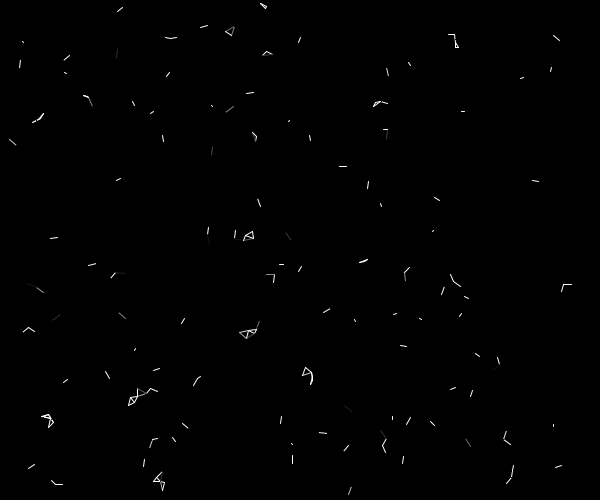
Frame 1 (no input)
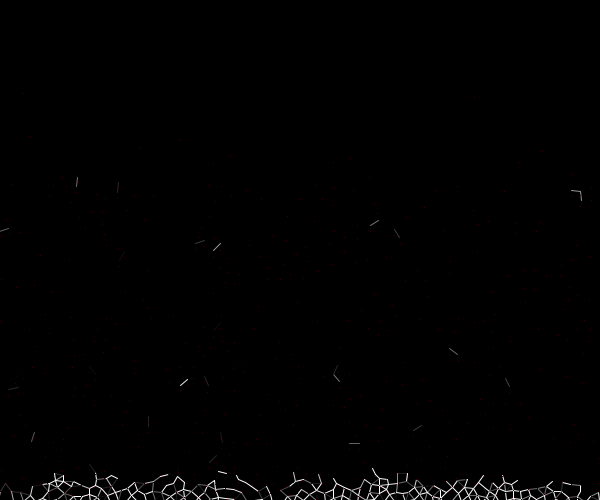
Frame 60 (the mouse pressed at the canvas centre just before this capture)
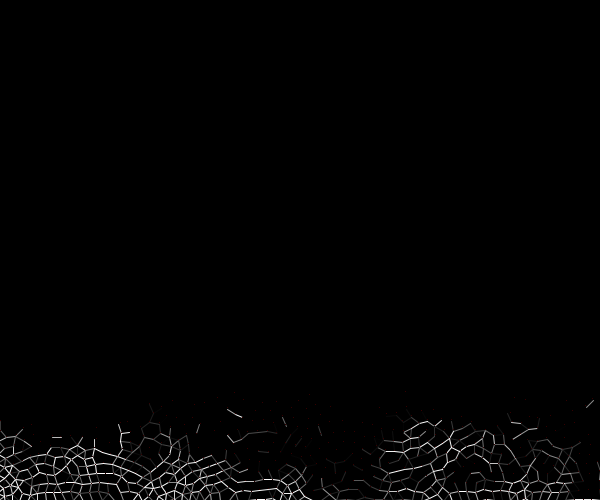
Frame 120 (the mouse held since frame 60 and released just before this capture)

The Processing sketch that drew these frames (run headless with seeded random() and noise(); from frame 60 on, the mouse is pressed at the canvas centre):

// Processing sketch: particlesOfLines
// ── particlesOfLines.pde
/* OpenProcessing Tweak of *@*http://www.openprocessing.org/sketch/49654*@* */
/* !do not delete the line above, required for linking your tweak if you upload again */
public static float fastSqrt(float x) {
    return Float.intBitsToFloat(532483686 + (Float.floatToRawIntBits(x) >> 1));
}
class particle{
  PVector x;
  PVector v;
  PVector f;
  particle(){
    x = new PVector(random(0,width),random(0,height));
    PVector r = PVector.sub(x,new PVector(width/2,height/2));
//    r.normalize();
    r.mult(0.0003);
    v = new PVector(-r.y,r.x);
    f = new PVector();
  }
  void update(){
    v.add(f);
    f = new PVector(0,g);
    x.add(v);
  }
}
ArrayList particles;
float diam = 10;
float k = 0.4;
float c = 0.2;
float g = 0.1;
void setup(){
  size(600,500);
  fill(0,64);
//  noStroke();
  reset();
}
void reset(){
  particles = new ArrayList();
  for(int i=0;i<600;i++){
    particles.add(new particle());
  }
}
void keyPressed(){
  if(key==' '){reset();}
}
void draw(){
  if(frameCount%30==0){println(frameRate);}
  background(0);
  PVector centroid = new PVector();
  for(int i=1;i<particles.size();i++){
    particle A = (particle) particles.get(i);
    centroid.add(A.x);
    for(int j=0;j<i;j++){
      particle B = (particle) particles.get(j);
      PVector dx = PVector.sub(B.x,A.x);
      if(dx.mag()<diam){
        float restore = (diam - dx.mag())*k;
        dx.normalize();
        float dampen = dx.dot(PVector.sub(B.v,A.v))*c;
        dx.mult(restore - dampen);
        A.f.sub(dx);
        B.f.add(dx);
        stroke(constrain(restore*2*256,0,255));
        line(A.x.x,A.x.y,B.x.x,B.x.y);
      }else{
        float restore = -0.3/sq(dx.mag());
        dx.normalize();
        dx.mult(restore);
        A.f.sub(dx);
        B.f.add(dx);
      }
    }
  }
  centroid.mult(1f/particles.size());
  PVector mouseV = new PVector(mouseX,mouseY);
  PVector pmouseV = new PVector(pmouseX,pmouseY);
  PVector push = new PVector();
  if(mousePressed&&mouseButton==RIGHT){
    PVector dx = PVector.sub(mouseV,centroid);
    push = PVector.mult(dx,0.001);
  }
  for(int i=0;i<particles.size();i++){
    particle A = (particle) particles.get(i);
    A.f.add(push);
    if(mousePressed&&mouseButton==LEFT){
      PVector dx = PVector.sub(A.x,mouseV);
      A.f.add(PVector.mult(PVector.sub(
        PVector.sub(mouseV,pmouseV),A.v),
        1f*pow(constrain(dx.mag(),diam/2,3.4E38),-1.5)));
    }
    boolean dampen = false;
    if(A.x.x<0){
      A.f.x -= A.x.x*k;
      dampen = true;
    };
    if(A.x.x>width){
      A.f.x -= (A.x.x-width)*k;
      dampen = true;
    };
    if(A.x.y<0){
      A.f.y -= A.x.y*k;
      dampen = true;
    };
    if(A.x.y>height){
      A.f.y -= (A.x.y-height)*k;
      dampen = true;
    };
    if(dampen){A.v.mult(0.9);}
    A.update();
    set(int(A.x.x),int(A.x.y),color(#330000));
  }
}
